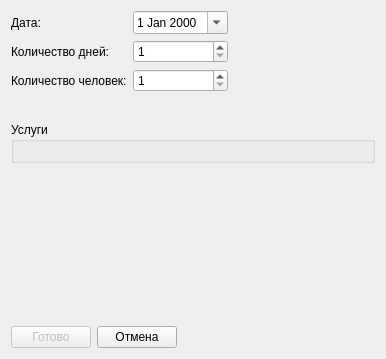
<?xml version="1.0" encoding="UTF-8"?>
<ui version="4.0">
 <class>MakeOrderWindow</class>
 <widget class="QWidget" name="MakeOrderWindow">
  <property name="geometry">
   <rect>
    <x>0</x>
    <y>0</y>
    <width>386</width>
    <height>359</height>
   </rect>
  </property>
  <property name="windowTitle">
   <string>Form</string>
  </property>
  <layout class="QVBoxLayout" name="verticalLayout_2">
   <item>
    <layout class="QHBoxLayout" name="horizontalLayout_2">
     <item>
      <layout class="QGridLayout" name="gridLayout">
       <item row="2" column="1">
        <widget class="QSpinBox" name="spinBox">
         <property name="buttonSymbols">
          <enum>QAbstractSpinBox::UpDownArrows</enum>
         </property>
         <property name="minimum">
          <number>1</number>
         </property>
        </widget>
       </item>
       <item row="0" column="0">
        <widget class="QLabel" name="label_2">
         <property name="font">
          <font>
           <pointsize>9</pointsize>
          </font>
         </property>
         <property name="text">
          <string>Дата:</string>
         </property>
        </widget>
       </item>
       <item row="0" column="1">
        <widget class="QDateEdit" name="dateEdit">
         <property name="calendarPopup">
          <bool>true</bool>
         </property>
        </widget>
       </item>
       <item row="1" column="0">
        <widget class="QLabel" name="label_3">
         <property name="font">
          <font>
           <pointsize>9</pointsize>
          </font>
         </property>
         <property name="text">
          <string>Количество дней:</string>
         </property>
        </widget>
       </item>
       <item row="2" column="0">
        <widget class="QLabel" name="label">
         <property name="font">
          <font>
           <pointsize>9</pointsize>
          </font>
         </property>
         <property name="text">
          <string>Количество человек:</string>
         </property>
        </widget>
       </item>
       <item row="1" column="1">
        <widget class="QSpinBox" name="spinBox_2">
         <property name="minimum">
          <number>1</number>
         </property>
         <property name="maximum">
          <number>364</number>
         </property>
         <property name="value">
          <number>1</number>
         </property>
        </widget>
       </item>
      </layout>
     </item>
     <item>
      <spacer name="horizontalSpacer_2">
       <property name="orientation">
        <enum>Qt::Horizontal</enum>
       </property>
       <property name="sizeHint" stdset="0">
        <size>
         <width>40</width>
         <height>20</height>
        </size>
       </property>
      </spacer>
     </item>
    </layout>
   </item>
   <item>
    <widget class="QWidget" name="widget" native="true">
     <layout class="QVBoxLayout" name="verticalLayout_3"/>
    </widget>
   </item>
   <item>
    <widget class="QGroupBox" name="groupBox">
     <property name="title">
      <string>Услуги</string>
     </property>
     <layout class="QVBoxLayout" name="verticalLayout">
      <property name="spacing">
       <number>0</number>
      </property>
     </layout>
    </widget>
   </item>
   <item>
    <spacer name="verticalSpacer">
     <property name="orientation">
      <enum>Qt::Vertical</enum>
     </property>
     <property name="sizeHint" stdset="0">
      <size>
       <width>20</width>
       <height>163</height>
      </size>
     </property>
    </spacer>
   </item>
   <item>
    <layout class="QHBoxLayout" name="horizontalLayout">
     <item>
      <widget class="QPushButton" name="pushButton">
       <property name="enabled">
        <bool>false</bool>
       </property>
       <property name="text">
        <string>Готово</string>
       </property>
      </widget>
     </item>
     <item>
      <widget class="QPushButton" name="pushButton_2">
       <property name="text">
        <string>Отмена</string>
       </property>
      </widget>
     </item>
     <item>
      <spacer name="horizontalSpacer">
       <property name="orientation">
        <enum>Qt::Horizontal</enum>
       </property>
       <property name="sizeHint" stdset="0">
        <size>
         <width>40</width>
         <height>20</height>
        </size>
       </property>
      </spacer>
     </item>
    </layout>
   </item>
  </layout>
 </widget>
 <resources/>
 <connections/>
</ui>
